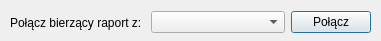
<?xml version="1.0" encoding="UTF-8"?>
<ui version="4.0">
 <class>Dialog</class>
 <widget class="QDialog" name="Dialog">
  <property name="geometry">
   <rect>
    <x>0</x>
    <y>0</y>
    <width>381</width>
    <height>41</height>
   </rect>
  </property>
  <property name="windowTitle">
   <string>Dialog</string>
  </property>
  <widget class="QWidget" name="horizontalLayoutWidget">
   <property name="geometry">
    <rect>
     <x>10</x>
     <y>10</y>
     <width>361</width>
     <height>25</height>
    </rect>
   </property>
   <layout class="QHBoxLayout" name="horizontalLayout">
    <item>
     <widget class="QLabel" name="label">
      <property name="text">
       <string>Połącz bierzący raport z: </string>
      </property>
     </widget>
    </item>
    <item>
     <widget class="QComboBox" name="comboBox"/>
    </item>
    <item>
     <widget class="QPushButton" name="pushButton">
      <property name="maximumSize">
       <size>
        <width>80</width>
        <height>16777215</height>
       </size>
      </property>
      <property name="text">
       <string>Połącz</string>
      </property>
     </widget>
    </item>
   </layout>
  </widget>
 </widget>
 <resources/>
 <connections/>
</ui>
